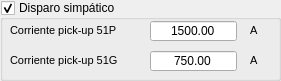
    <widget class="QGroupBox" name="st_ss">
     <property name="geometry">
      <rect>
       <x>630</x>
       <y>120</y>
       <width>281</width>
       <height>81</height>
      </rect>
     </property>
     <property name="title">
      <string>Disparo simpático</string>
     </property>
     <property name="checkable">
      <bool>true</bool>
     </property>
     <property name="checked">
      <bool>true</bool>
     </property>
     <widget class="QLabel" name="label_itrip_ss">
      <property name="geometry">
       <rect>
        <x>10</x>
        <y>20</y>
        <width>131</width>
        <height>20</height>
       </rect>
      </property>
      <property name="font">
       <font>
        <pointsize>8</pointsize>
       </font>
      </property>
      <property name="text">
       <string>Corriente pick-up 51P</string>
      </property>
     </widget>
     <widget class="QLabel" name="label_st_ss_a">
      <property name="geometry">
       <rect>
        <x>250</x>
        <y>20</y>
        <width>16</width>
        <height>20</height>
       </rect>
      </property>
      <property name="font">
       <font>
        <pointsize>8</pointsize>
       </font>
      </property>
      <property name="text">
       <string>A</string>
      </property>
     </widget>
     <widget class="QgsDoubleSpinBox" name="I_trip_51p_ss">
      <property name="geometry">
       <rect>
        <x>150</x>
        <y>20</y>
        <width>87</width>
        <height>22</height>
       </rect>
      </property>
      <property name="alignment">
       <set>Qt::AlignCenter</set>
      </property>
      <property name="buttonSymbols">
       <enum>QAbstractSpinBox::NoButtons</enum>
      </property>
      <property name="correctionMode">
       <enum>QAbstractSpinBox::CorrectToNearestValue</enum>
      </property>
      <property name="minimum">
       <double>1.000000000000000</double>
      </property>
      <property name="maximum">
       <double>1000000.000000000000000</double>
      </property>
      <property name="singleStep">
       <double>0.000000000000000</double>
      </property>
      <property name="value">
       <double>1500.000000000000000</double>
      </property>
      <property name="showClearButton" stdset="0">
       <bool>true</bool>
      </property>
      <property name="clearValue" stdset="0">
       <bool>false</bool>
      </property>
     </widget>
     <widget class="QLabel" name="label_itrip_ss_2">
      <property name="geometry">
       <rect>
        <x>10</x>
        <y>50</y>
        <width>131</width>
        <height>20</height>
       </rect>
      </property>
      <property name="font">
       <font>
        <pointsize>8</pointsize>
       </font>
      </property>
      <property name="text">
       <string>Corriente pick-up 51G</string>
      </property>
     </widget>
     <widget class="QgsDoubleSpinBox" name="I_trip_51g_ss">
      <property name="geometry">
       <rect>
        <x>150</x>
        <y>50</y>
        <width>87</width>
        <height>22</height>
       </rect>
      </property>
      <property name="alignment">
       <set>Qt::AlignCenter</set>
      </property>
      <property name="buttonSymbols">
       <enum>QAbstractSpinBox::NoButtons</enum>
      </property>
      <property name="correctionMode">
       <enum>QAbstractSpinBox::CorrectToNearestValue</enum>
      </property>
      <property name="minimum">
       <double>1.000000000000000</double>
      </property>
      <property name="maximum">
       <double>1000000.000000000000000</double>
      </property>
      <property name="singleStep">
       <double>0.000000000000000</double>
      </property>
      <property name="value">
       <double>750.000000000000000</double>
      </property>
      <property name="showClearButton" stdset="0">
       <bool>true</bool>
      </property>
      <property name="clearValue" stdset="0">
       <bool>false</bool>
      </property>
     </widget>
     <widget class="QLabel" name="label_st_ss_a_2">
      <property name="geometry">
       <rect>
        <x>250</x>
        <y>50</y>
        <width>16</width>
        <height>20</height>
       </rect>
      </property>
      <property name="font">
       <font>
        <pointsize>8</pointsize>
       </font>
      </property>
      <property name="text">
       <string>A</string>
      </property>
     </widget>
    </widget>
